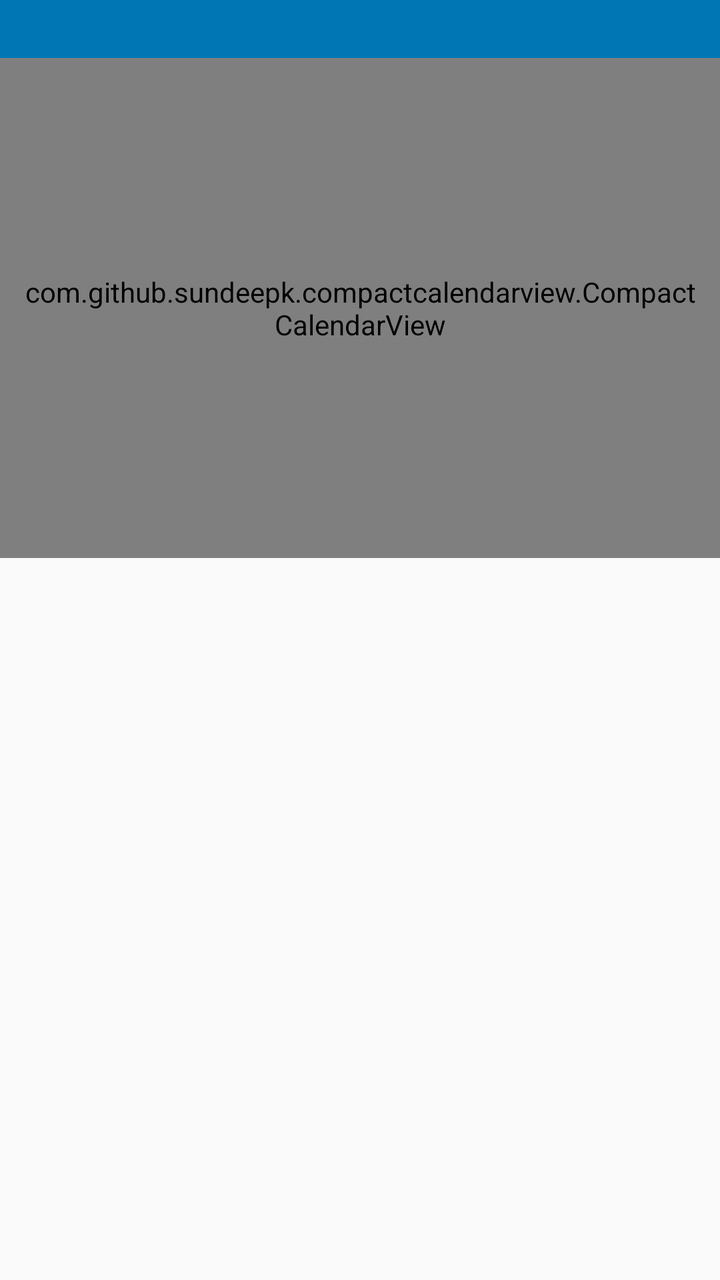
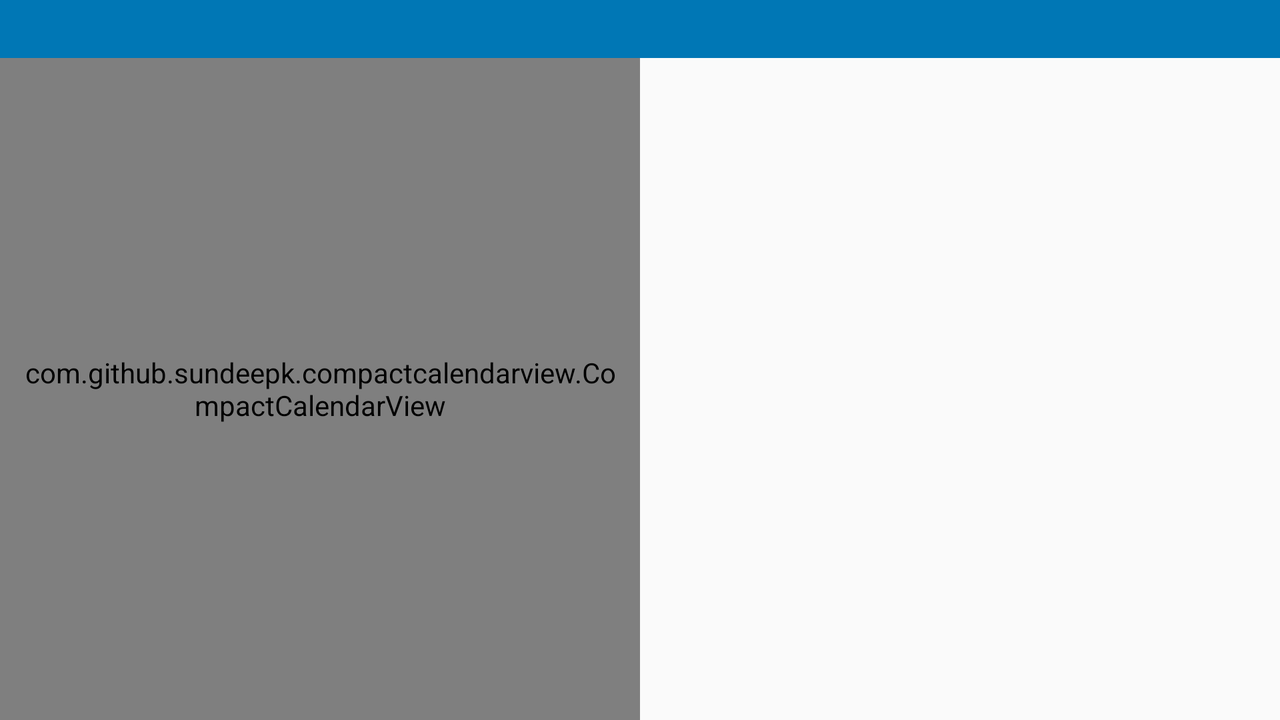

Two renders of one Android screen. The first uses the default layout on a phone; the second uses the alternative layout the repository ships for a different screen configuration, on a matching device. The two XML files are below.
<!-- AndroidManifest.xml: application theme AppTheme -->
<!-- res/layout/fragment_calendar.xml -->
<?xml version="1.0" encoding="utf-8"?>
<FrameLayout xmlns:android="http://schemas.android.com/apk/res/android"
    xmlns:app="http://schemas.android.com/apk/res-auto"
    xmlns:tools="http://schemas.android.com/tools"
    android:layout_width="match_parent"
    android:layout_height="match_parent"
    tools:context=".fragments.CalendarFragment">


    













    <androidx.constraintlayout.widget.ConstraintLayout
        android:layout_width="match_parent"
        android:layout_height="match_parent">
<TextView
    android:id="@+id/month_name"
    android:layout_width="match_parent"
    android:layout_height="wrap_content"
    app:layout_constraintEnd_toEndOf="parent"
    android:background="@color/colorPrimary"
    android:textColor="@color/white"
    app:layout_constraintStart_toStartOf="parent"
    app:layout_constraintTop_toTopOf="parent"
    android:textAlignment="center"
    android:padding="5sp"
    app:layout_constraintBottom_toTopOf="@+id/compactcalendar_view"
    />
        <com.github.sundeepk.compactcalendarview.CompactCalendarView
            android:id="@+id/compactcalendar_view"
            android:layout_width="fill_parent"
            android:layout_height="250dp"
            android:paddingLeft="10dp"
            android:paddingRight="10dp"
            app:compactCalendarBackgroundColor="@color/colorPrimary"
            app:compactCalendarCurrentDayBackgroundColor="@color/cardview_dark_background"
            app:compactCalendarCurrentSelectedDayBackgroundColor="@color/colorAccent"
            app:compactCalendarMultiEventIndicatorColor="#fff"
            app:compactCalendarTargetHeight="250dp"
            app:compactCalendarTextColor="#fff"
            app:compactCalendarTextSize="12sp"
            app:layout_constraintEnd_toEndOf="parent"
            app:layout_constraintStart_toStartOf="parent"
            app:layout_constraintTop_toBottomOf="@+id/month_name" />

        <ListView
            android:id="@+id/calendar_list_view"
            android:layout_width="match_parent"
            android:layout_height="0dp"
            android:textSize="12sp"
            app:layout_constraintBottom_toBottomOf="parent"
            app:layout_constraintEnd_toEndOf="parent"
            app:layout_constraintStart_toStartOf="parent"
            app:layout_constraintTop_toBottomOf="@+id/compactcalendar_view"/>
    </androidx.constraintlayout.widget.ConstraintLayout>


</FrameLayout>
<!-- resources referenced by this layout -->
<resources>
  <color name="colorAccent">#00BBDC</color>
  <color name="colorPrimary">#0077B5</color>
  <color name="white">#FFFFFF</color>
  <style name="AppTheme" parent="Theme.AppCompat.Light.DarkActionBar">
          
          <item name="colorPrimary">@color/colorPrimary</item>
          <item name="colorPrimaryDark">@color/colorPrimaryDark</item>
          <item name="colorAccent">@color/colorAccent</item>
          <item name="windowActionBar">false</item>
          <item name="windowNoTitle">true</item>
  
      </style>
  <color name="colorPrimaryDark">#005785</color>
</resources>
<!-- res/layout-land/fragment_calendar.xml (the repository's variant of the layout above) -->
<!-- drawn on the phone turned sideways -->
<?xml version="1.0" encoding="utf-8"?>
<FrameLayout xmlns:android="http://schemas.android.com/apk/res/android"
    xmlns:app="http://schemas.android.com/apk/res-auto"
    xmlns:tools="http://schemas.android.com/tools"
    android:layout_width="match_parent"
    android:layout_height="match_parent"
    tools:context=".fragments.CalendarFragment">


    
    
    
    
    
    
    
    
    
    
    
    
    

    <androidx.constraintlayout.widget.ConstraintLayout
        android:layout_width="match_parent"
        android:layout_height="match_parent">

        <TextView
            android:id="@+id/month_name"
            android:layout_width="match_parent"
            android:layout_height="wrap_content"
            android:background="@color/colorPrimary"
            android:padding="5sp"
            android:textAlignment="center"
            android:textColor="@color/white"
            app:layout_constraintBottom_toTopOf="@+id/compactcalendar_view"
            app:layout_constraintEnd_toEndOf="parent"
            app:layout_constraintStart_toStartOf="parent"
            app:layout_constraintTop_toTopOf="parent" />

        <com.github.sundeepk.compactcalendarview.CompactCalendarView
            android:id="@+id/compactcalendar_view"
            android:layout_width="0dp"
            android:layout_height="0dp"
            android:paddingLeft="10dp"
            android:paddingRight="10dp"
            app:compactCalendarBackgroundColor="@color/colorPrimary"
            app:compactCalendarCurrentDayBackgroundColor="@color/cardview_dark_background"
            app:compactCalendarCurrentSelectedDayBackgroundColor="@color/colorAccent"
            app:compactCalendarMultiEventIndicatorColor="#fff"
            app:compactCalendarTargetHeight="250dp"
            app:compactCalendarTextColor="#fff"
            app:compactCalendarTextSize="12sp"
            app:layout_constraintBottom_toBottomOf="parent"
            app:layout_constraintEnd_toStartOf="@+id/calendar_list_view"
            app:layout_constraintStart_toStartOf="parent"
            app:layout_constraintTop_toBottomOf="@+id/month_name" />

        <ListView
            android:id="@+id/calendar_list_view"
            android:layout_width="0dp"
            android:layout_height="0dp"
            android:textSize="12sp"
            app:layout_constraintBottom_toBottomOf="parent"
            app:layout_constraintEnd_toEndOf="parent"
            app:layout_constraintStart_toEndOf="@+id/compactcalendar_view"
            app:layout_constraintTop_toBottomOf="@+id/month_name" />
    </androidx.constraintlayout.widget.ConstraintLayout>


</FrameLayout>
